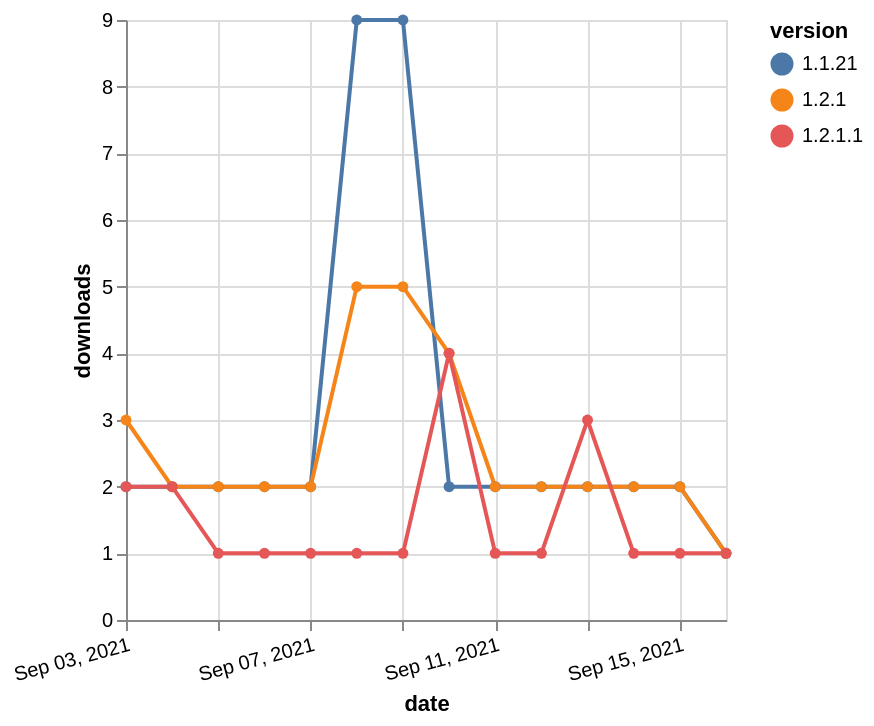

Here is the Vega-Lite specification saved for this chart:
### Vega-Lite specification from a JSON file in a GitHub repository (floating-point values rounded to 4 significant figures)
{"$schema": "https://vega.github.io/schema/vega-lite/v5.json", "description": "A simple bar chart with embedded data.", "data": {"values": [{"date": "2021-09-03", "total": 4984, "delta": 2, "version": "1.1.21"}, {"date": "2021-09-04", "total": 4986, "delta": 2, "version": "1.1.21"}, {"date": "2021-09-05", "total": 4988, "delta": 2, "version": "1.1.21"}, {"date": "2021-09-06", "total": 4990, "delta": 2, "version": "1.1.21"}, {"date": "2021-09-07", "total": 4992, "delta": 2, "version": "1.1.21"}, {"date": "2021-09-08", "total": 5001, "delta": 9, "version": "1.1.21"}, {"date": "2021-09-09", "total": 5010, "delta": 9, "version": "1.1.21"}, {"date": "2021-09-10", "total": 5012, "delta": 2, "version": "1.1.21"}, {"date": "2021-09-11", "total": 5014, "delta": 2, "version": "1.1.21"}, {"date": "2021-09-12", "total": 5016, "delta": 2, "version": "1.1.21"}, {"date": "2021-09-13", "total": 5018, "delta": 2, "version": "1.1.21"}, {"date": "2021-09-14", "total": 5020, "delta": 2, "version": "1.1.21"}, {"date": "2021-09-15", "total": 5022, "delta": 2, "version": "1.1.21"}, {"date": "2021-09-16", "total": 5023, "delta": 1, "version": "1.1.21"}, {"date": "2021-09-03", "total": 2832, "delta": 3, "version": "1.2.1"}, {"date": "2021-09-04", "total": 2834, "delta": 2, "version": "1.2.1"}, {"date": "2021-09-05", "total": 2836, "delta": 2, "version": "1.2.1"}, {"date": "2021-09-06", "total": 2838, "delta": 2, "version": "1.2.1"}, {"date": "2021-09-07", "total": 2840, "delta": 2, "version": "1.2.1"}, {"date": "2021-09-08", "total": 2845, "delta": 5, "version": "1.2.1"}, {"date": "2021-09-09", "total": 2850, "delta": 5, "version": "1.2.1"}, {"date": "2021-09-10", "total": 2854, "delta": 4, "version": "1.2.1"}, {"date": "2021-09-11", "total": 2856, "delta": 2, "version": "1.2.1"}, {"date": "2021-09-12", "total": 2858, "delta": 2, "version": "1.2.1"}, {"date": "2021-09-13", "total": 2860, "delta": 2, "version": "1.2.1"}, {"date": "2021-09-14", "total": 2862, "delta": 2, "version": "1.2.1"}, {"date": "2021-09-15", "total": 2864, "delta": 2, "version": "1.2.1"}, {"date": "2021-09-16", "total": 2865, "delta": 1, "version": "1.2.1"}, {"date": "2021-09-03", "total": 223, "delta": 2, "version": "1.2.1.1"}, {"date": "2021-09-04", "total": 225, "delta": 2, "version": "1.2.1.1"}, {"date": "2021-09-05", "total": 226, "delta": 1, "version": "1.2.1.1"}, {"date": "2021-09-06", "total": 227, "delta": 1, "version": "1.2.1.1"}, {"date": "2021-09-07", "total": 228, "delta": 1, "version": "1.2.1.1"}, {"date": "2021-09-08", "total": 229, "delta": 1, "version": "1.2.1.1"}, {"date": "2021-09-09", "total": 230, "delta": 1, "version": "1.2.1.1"}, {"date": "2021-09-10", "total": 234, "delta": 4, "version": "1.2.1.1"}, {"date": "2021-09-11", "total": 235, "delta": 1, "version": "1.2.1.1"}, {"date": "2021-09-12", "total": 236, "delta": 1, "version": "1.2.1.1"}, {"date": "2021-09-13", "total": 239, "delta": 3, "version": "1.2.1.1"}, {"date": "2021-09-14", "total": 240, "delta": 1, "version": "1.2.1.1"}, {"date": "2021-09-15", "total": 241, "delta": 1, "version": "1.2.1.1"}, {"date": "2021-09-16", "total": 242, "delta": 1, "version": "1.2.1.1"}]}, "width": "container", "mark": {"type": "line", "point": {"filled": true}}, "encoding": {"x": {"field": "date", "type": "temporal", "timeUnit": "yearmonthdate", "title": "date", "axis": {"labelAngle": -15}}, "y": {"field": "delta", "type": "quantitative", "title": "downloads"}, "color": {"field": "version", "type": "nominal"}, "tooltip": {"field": "delta"}}}
